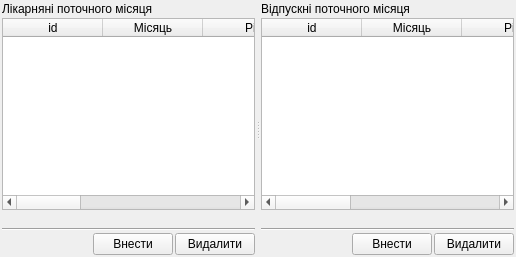
         <widget class="QWidget" name="tab_likarnyaniVidpuskni">
          <attribute name="icon">
           <iconset>
            <normaloff>:/pictures/pictures/sunny.png</normaloff>:/pictures/pictures/sunny.png</iconset>
          </attribute>
          <attribute name="title">
           <string>1. Лікарн./Відпускні</string>
          </attribute>
          <layout class="QVBoxLayout" name="verticalLayout_5">
           <property name="spacing">
            <number>2</number>
           </property>
           <property name="margin">
            <number>2</number>
           </property>
           <item>
            <widget class="QSplitter" name="splitterLikarnVidpusk">
             <property name="orientation">
              <enum>Qt::Horizontal</enum>
             </property>
             <property name="handleWidth">
              <number>6</number>
             </property>
             <property name="childrenCollapsible">
              <bool>false</bool>
             </property>
             <widget class="QWidget" name="layoutWidget">
              <layout class="QVBoxLayout" name="verticalLayout_3">
               <property name="spacing">
                <number>2</number>
               </property>
               <item>
                <widget class="QLabel" name="label_likarnyani">
                 <property name="text">
                  <string>Лікарняні поточного місяця</string>
                 </property>
                </widget>
               </item>
               <item>
                <widget class="QTableWidget" name="tableWidget_Likarnyani">
                 <property name="selectionMode">
                  <enum>QAbstractItemView::SingleSelection</enum>
                 </property>
                 <property name="selectionBehavior">
                  <enum>QAbstractItemView::SelectRows</enum>
                 </property>
                 <column>
                  <property name="text">
                   <string>id</string>
                  </property>
                 </column>
                 <column>
                  <property name="text">
                   <string>Місяць</string>
                  </property>
                  <property name="icon">
                   <iconset resource="../uPictRc.qrc">
                    <normaloff>:/other/pictures/utechIcons/edit.png</normaloff>:/other/pictures/utechIcons/edit.png</iconset>
                  </property>
                 </column>
                 <column>
                  <property name="text">
                   <string>Рік</string>
                  </property>
                  <property name="icon">
                   <iconset resource="../uPictRc.qrc">
                    <normaloff>:/other/pictures/utechIcons/edit.png</normaloff>:/other/pictures/utechIcons/edit.png</iconset>
                  </property>
                 </column>
                 <column>
                  <property name="text">
                   <string>Сума</string>
                  </property>
                  <property name="icon">
                   <iconset resource="../uPictRc.qrc">
                    <normaloff>:/other/pictures/utechIcons/edit.png</normaloff>:/other/pictures/utechIcons/edit.png</iconset>
                  </property>
                 </column>
                 <column>
                  <property name="text">
                   <string>К-сть дн.</string>
                  </property>
                  <property name="icon">
                   <iconset resource="../uPictRc.qrc">
                    <normaloff>:/other/pictures/utechIcons/edit.png</normaloff>:/other/pictures/utechIcons/edit.png</iconset>
                  </property>
                 </column>
                 <column>
                  <property name="text">
                   <string>Тип нарах.</string>
                  </property>
                  <property name="icon">
                   <iconset resource="../uPictRc.qrc">
                    <normaloff>:/other/pictures/utechIcons/edit.png</normaloff>:/other/pictures/utechIcons/edit.png</iconset>
                  </property>
                 </column>
                 <column>
                  <property name="text">
                   <string>Коментар</string>
                  </property>
                  <property name="icon">
                   <iconset resource="../uPictRc.qrc">
                    <normaloff>:/other/pictures/utechIcons/edit.png</normaloff>:/other/pictures/utechIcons/edit.png</iconset>
                  </property>
                 </column>
                </widget>
               </item>
               <item>
                <widget class="QLabel" name="label_LikarnyaniSum">
                 <property name="text">
                  <string/>
                 </property>
                </widget>
               </item>
               <item>
                <widget class="Line" name="line_10">
                 <property name="sizePolicy">
                  <sizepolicy hsizetype="Expanding" vsizetype="Fixed">
                   <horstretch>0</horstretch>
                   <verstretch>0</verstretch>
                  </sizepolicy>
                 </property>
                 <property name="orientation">
                  <enum>Qt::Horizontal</enum>
                 </property>
                </widget>
               </item>
               <item>
                <layout class="QHBoxLayout" name="horizontalLayout_3">
                 <property name="spacing">
                  <number>2</number>
                 </property>
                 <item>
                  <spacer name="horizontalSpacer">
                   <property name="orientation">
                    <enum>Qt::Horizontal</enum>
                   </property>
                   <property name="sizeHint" stdset="0">
                    <size>
                     <width>40</width>
                     <height>20</height>
                    </size>
                   </property>
                  </spacer>
                 </item>
                 <item>
                  <widget class="QPushButton" name="pushButton_insert_Likarnyani">
                   <property name="focusPolicy">
                    <enum>Qt::NoFocus</enum>
                   </property>
                   <property name="text">
                    <string>Внести</string>
                   </property>
                   <property name="icon">
                    <iconset resource="../uPictRc.qrc">
                     <normaloff>:/crystalProject/pictures/crystal-project-actions-PNG/view_bottom-256.png</normaloff>:/crystalProject/pictures/crystal-project-actions-PNG/view_bottom-256.png</iconset>
                   </property>
                   <property name="iconSize">
                    <size>
                     <width>12</width>
                     <height>12</height>
                    </size>
                   </property>
                  </widget>
                 </item>
                 <item>
                  <widget class="QPushButton" name="pushButton_del_Likarnyani">
                   <property name="focusPolicy">
                    <enum>Qt::NoFocus</enum>
                   </property>
                   <property name="text">
                    <string>Видалити</string>
                   </property>
                   <property name="icon">
                    <iconset resource="../uPictRc.qrc">
                     <normaloff>:/crystalProject/pictures/crystal-project-actions-PNG/view_remove-256.png</normaloff>:/crystalProject/pictures/crystal-project-actions-PNG/view_remove-256.png</iconset>
                   </property>
                   <property name="iconSize">
                    <size>
                     <width>12</width>
                     <height>12</height>
                    </size>
                   </property>
                  </widget>
                 </item>
                </layout>
               </item>
              </layout>
             </widget>
             <widget class="QWidget" name="layoutWidget">
              <layout class="QVBoxLayout" name="verticalLayout_4">
               <property name="spacing">
                <number>2</number>
               </property>
               <item>
                <widget class="QLabel" name="label_vidpuskni">
                 <property name="text">
                  <string>Відпускні поточного місяця</string>
                 </property>
                </widget>
               </item>
               <item>
                <widget class="QTableWidget" name="tableWidget_Vidpuskni">
                 <property name="selectionMode">
                  <enum>QAbstractItemView::SingleSelection</enum>
                 </property>
                 <property name="selectionBehavior">
                  <enum>QAbstractItemView::SelectRows</enum>
                 </property>
                 <column>
                  <property name="text">
                   <string>id</string>
                  </property>
                 </column>
                 <column>
                  <property name="text">
                   <string>Місяць</string>
                  </property>
                  <property name="icon">
                   <iconset resource="../uPictRc.qrc">
                    <normaloff>:/other/pictures/utechIcons/edit.png</normaloff>:/other/pictures/utechIcons/edit.png</iconset>
                  </property>
                 </column>
                 <column>
                  <property name="text">
                   <string>Рік</string>
                  </property>
                  <property name="icon">
                   <iconset resource="../uPictRc.qrc">
                    <normaloff>:/other/pictures/utechIcons/edit.png</normaloff>:/other/pictures/utechIcons/edit.png</iconset>
                  </property>
                 </column>
                 <column>
                  <property name="text">
                   <string>Сума</string>
                  </property>
                  <property name="icon">
                   <iconset resource="../uPictRc.qrc">
                    <normaloff>:/other/pictures/utechIcons/edit.png</normaloff>:/other/pictures/utechIcons/edit.png</iconset>
                  </property>
                 </column>
                 <column>
                  <property name="text">
                   <string>К-сть днів</string>
                  </property>
                  <property name="icon">
                   <iconset resource="../uPictRc.qrc">
                    <normaloff>:/other/pictures/utechIcons/edit.png</normaloff>:/other/pictures/utechIcons/edit.png</iconset>
                  </property>
                 </column>
                 <column>
                  <property name="text">
                   <string>Коментар</string>
                  </property>
                  <property name="icon">
                   <iconset resource="../uPictRc.qrc">
                    <normaloff>:/other/pictures/utechIcons/edit.png</normaloff>:/other/pictures/utechIcons/edit.png</iconset>
                  </property>
                 </column>
                </widget>
               </item>
               <item>
                <widget class="QLabel" name="label_VidpuskniSum">
                 <property name="text">
                  <string/>
                 </property>
                </widget>
               </item>
               <item>
                <widget class="Line" name="line_11">
                 <property name="sizePolicy">
                  <sizepolicy hsizetype="Expanding" vsizetype="Fixed">
                   <horstretch>0</horstretch>
                   <verstretch>0</verstretch>
                  </sizepolicy>
                 </property>
                 <property name="orientation">
                  <enum>Qt::Horizontal</enum>
                 </property>
                </widget>
               </item>
               <item>
                <layout class="QHBoxLayout" name="horizontalLayout_2">
                 <property name="spacing">
                  <number>2</number>
                 </property>
                 <item>
                  <spacer name="horizontalSpacer_2">
                   <property name="orientation">
                    <enum>Qt::Horizontal</enum>
                   </property>
                   <property name="sizeHint" stdset="0">
                    <size>
                     <width>40</width>
                     <height>20</height>
                    </size>
                   </property>
                  </spacer>
                 </item>
                 <item>
                  <widget class="QPushButton" name="pushButton_insert_Vidpuskni">
                   <property name="focusPolicy">
                    <enum>Qt::NoFocus</enum>
                   </property>
                   <property name="text">
                    <string>Внести</string>
                   </property>
                   <property name="icon">
                    <iconset resource="../uPictRc.qrc">
                     <normaloff>:/crystalProject/pictures/crystal-project-actions-PNG/view_bottom-256.png</normaloff>:/crystalProject/pictures/crystal-project-actions-PNG/view_bottom-256.png</iconset>
                   </property>
                   <property name="iconSize">
                    <size>
                     <width>12</width>
                     <height>12</height>
                    </size>
                   </property>
                  </widget>
                 </item>
                 <item>
                  <widget class="QPushButton" name="pushButton_del_Vidpuskni">
                   <property name="focusPolicy">
                    <enum>Qt::NoFocus</enum>
                   </property>
                   <property name="text">
                    <string>Видалити</string>
                   </property>
                   <property name="icon">
                    <iconset resource="../uPictRc.qrc">
                     <normaloff>:/crystalProject/pictures/crystal-project-actions-PNG/view_remove-256.png</normaloff>:/crystalProject/pictures/crystal-project-actions-PNG/view_remove-256.png</iconset>
                   </property>
                   <property name="iconSize">
                    <size>
                     <width>12</width>
                     <height>12</height>
                    </size>
                   </property>
                  </widget>
                 </item>
                </layout>
               </item>
              </layout>
             </widget>
            </widget>
           </item>
          </layout>
         </widget>
